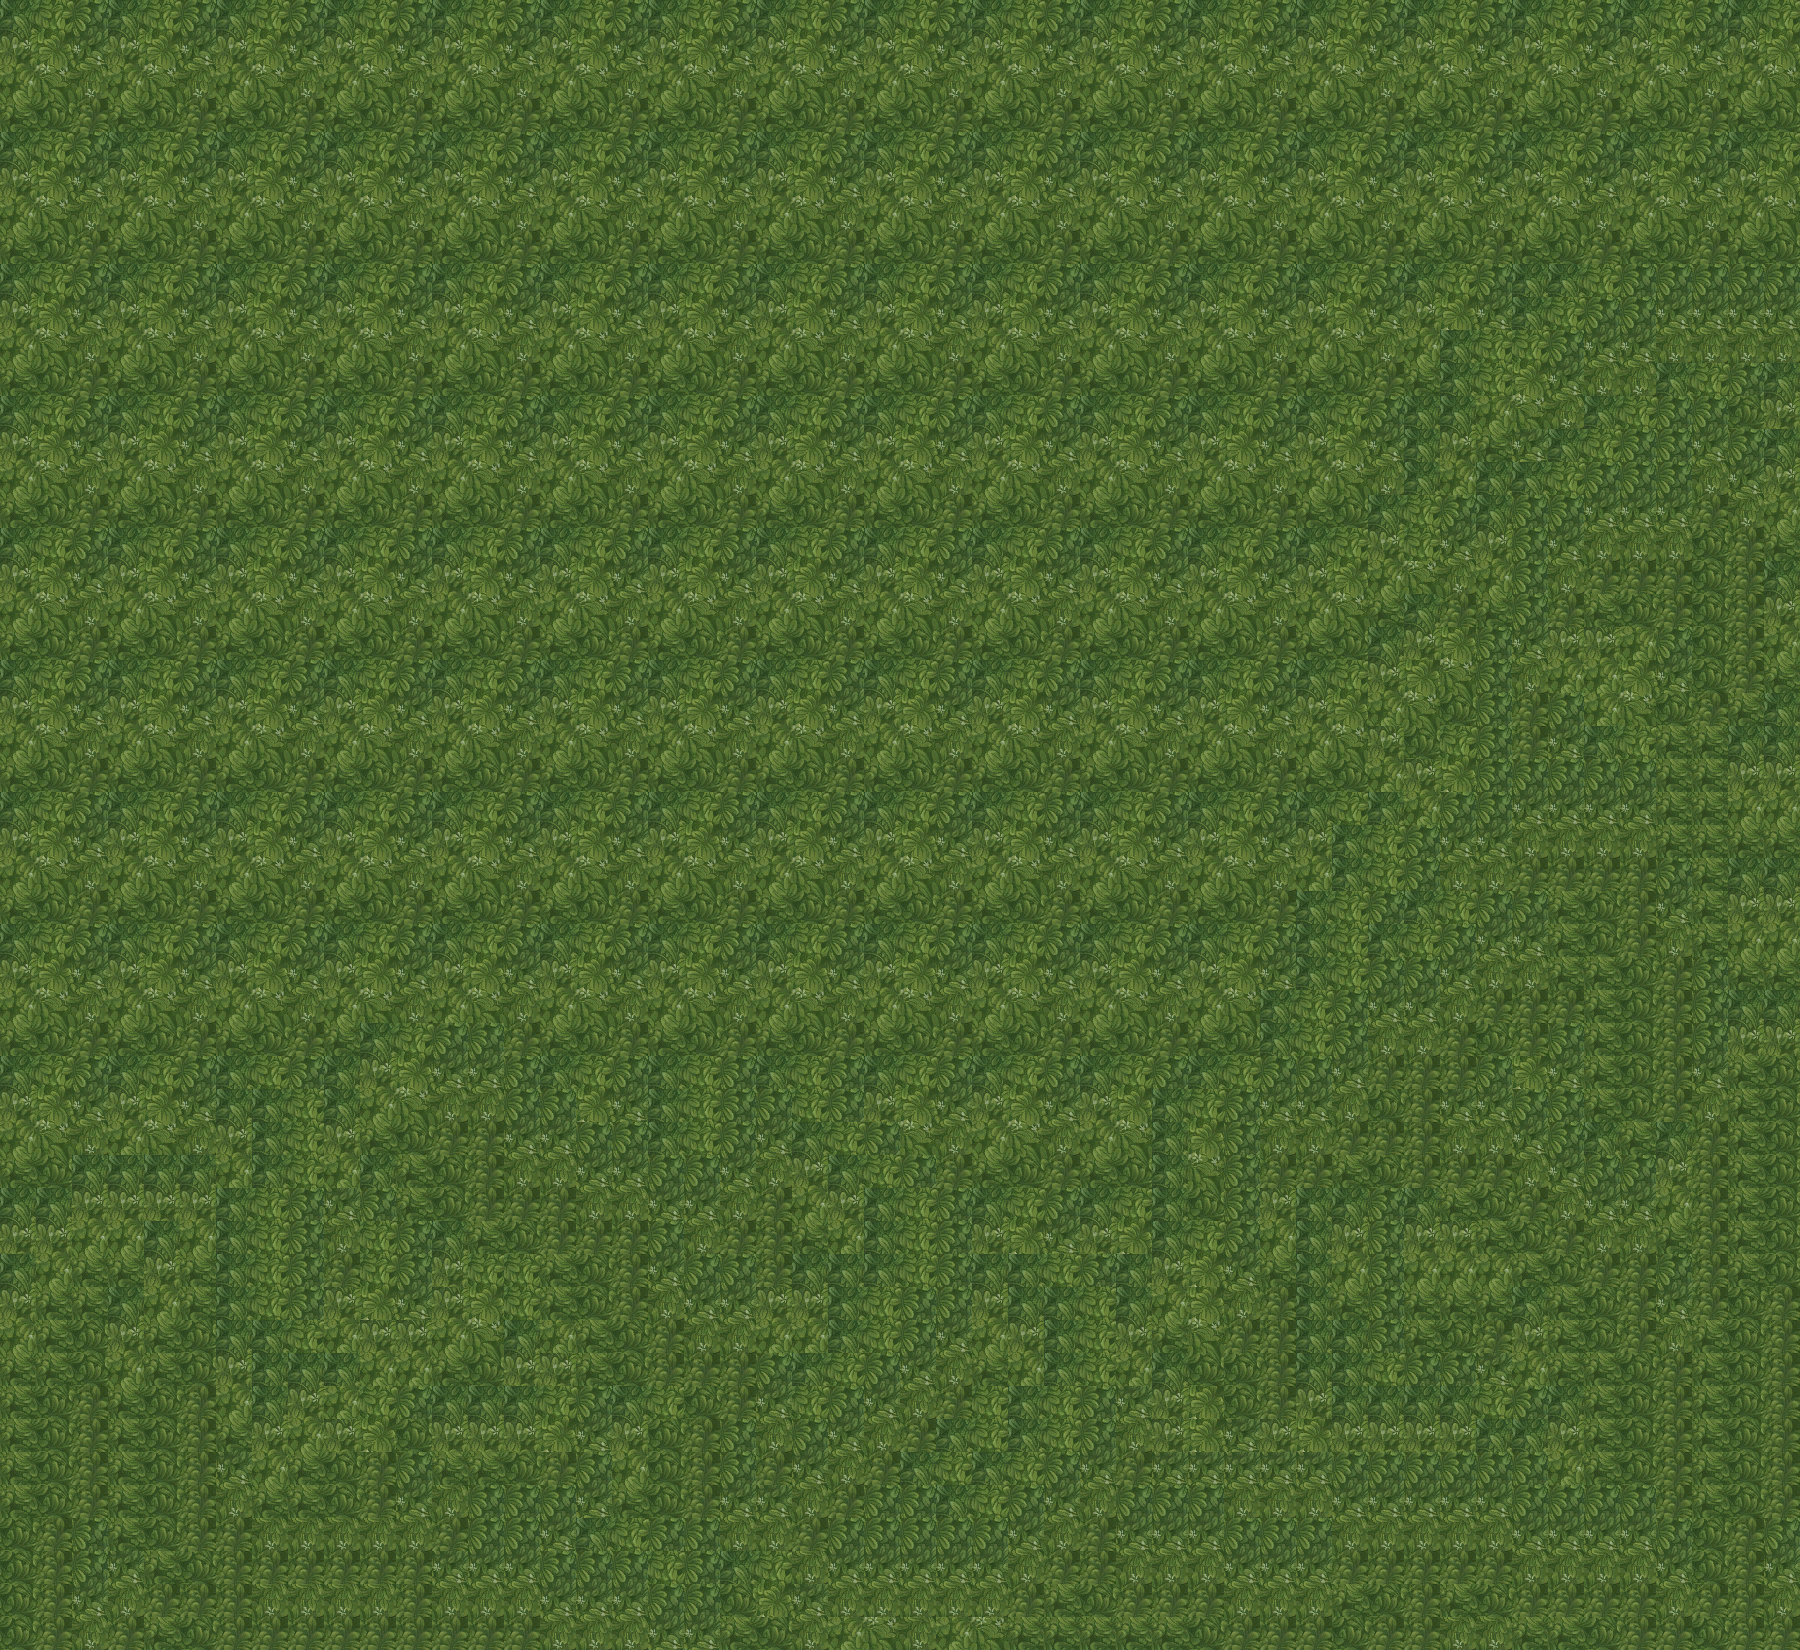

Below is a game level as drawn by its tile map, then a one-line description and the .tmx file that defines it, in full:
An orthogonal 50x50 tile map with 36x33 px tiles, 1 tile layer (Tile Layer 1).

<map version="1.2" tiledversion="1.3.1" orientation="orthogonal" renderorder="right-down" compressionlevel="-1" width="50" height="50" tilewidth="36" tileheight="33" infinite="0" nextlayerid="2" nextobjectid="1">
 <tileset firstgid="1" source="Grass_01.tsx" />
 <layer id="1" name="Tile Layer 1" width="50" height="50">
  <data encoding="csv">
1,2,3,1,2,3,1,2,3,1,2,3,1,2,3,1,2,3,1,2,3,1,2,3,1,2,3,1,2,3,1,2,3,1,2,3,1,2,3,1,2,3,1,2,3,1,2,3,1,2,
15,16,17,15,16,17,15,16,17,15,16,17,15,16,17,15,16,17,15,16,17,15,16,17,15,16,17,15,16,17,15,16,17,15,16,17,15,16,17,15,16,17,15,16,17,15,16,17,15,16,
29,30,31,29,30,31,29,30,31,29,30,31,29,30,31,29,30,31,29,30,31,29,30,31,29,30,31,29,30,31,29,30,31,29,30,31,29,30,31,29,30,31,29,30,31,29,30,31,29,30,
43,44,45,43,44,45,43,44,45,43,44,45,43,44,45,43,44,45,43,44,45,43,44,45,43,44,45,43,44,45,43,44,45,43,44,45,43,44,45,43,44,45,43,44,45,43,44,45,43,44,
1,2,3,1,2,3,1,2,3,1,2,3,1,2,3,1,2,3,1,2,3,1,2,3,1,2,3,1,2,3,1,2,3,1,2,3,1,2,3,1,2,3,1,2,3,1,2,3,1,2,
15,16,17,15,16,17,15,16,17,15,16,17,15,16,17,15,16,17,15,16,17,15,16,17,15,16,17,15,16,17,15,16,17,15,16,17,15,16,17,15,16,17,15,16,17,15,16,17,15,16,
29,30,31,29,30,31,29,30,31,29,30,31,29,30,31,29,30,31,29,30,31,29,30,31,29,30,31,29,30,31,29,30,31,29,30,31,29,30,31,29,30,31,29,30,31,29,30,31,29,30,
43,44,45,43,44,45,43,44,45,43,44,45,43,44,45,43,44,45,43,44,45,43,44,45,43,44,45,43,44,45,43,44,45,43,44,45,43,44,45,43,44,45,43,44,45,43,44,45,43,44,
1,2,3,1,2,3,1,2,3,1,2,3,1,2,3,1,2,3,1,2,3,1,2,3,1,2,3,1,2,3,1,2,3,1,2,3,1,2,3,1,2,3,1,1,2,3,3,3,3,3,
15,16,17,15,16,17,15,16,17,15,16,17,15,16,17,15,16,17,15,16,17,15,16,17,15,16,17,15,16,17,15,16,17,15,16,17,15,16,17,15,16,17,1,2,3,3,17,17,17,17,
29,30,31,29,30,31,29,30,31,29,30,31,29,30,31,29,30,31,29,30,31,29,30,31,29,30,31,29,30,31,29,30,31,29,30,31,29,30,31,29,1,2,2,3,17,17,31,31,31,31,
43,44,45,43,44,45,43,44,45,43,44,45,43,44,45,43,44,45,43,44,45,43,44,45,43,44,45,43,44,45,43,44,45,43,44,45,43,44,45,43,1,2,16,17,31,31,1,2,3,1,
1,2,3,1,2,3,1,2,3,1,2,3,1,2,3,1,2,3,1,2,3,1,2,3,1,2,3,1,2,3,1,2,3,1,2,3,1,2,3,1,1,29,30,31,1,2,3,3,44,15,
15,16,17,15,16,17,15,16,17,15,16,17,15,16,17,15,16,17,15,16,17,15,16,17,15,16,17,15,16,17,15,16,17,15,16,17,15,16,17,1,15,43,17,1,2,3,3,17,3,1,
29,30,31,29,30,31,29,30,31,29,30,31,29,30,31,29,30,31,29,30,31,29,30,31,29,30,31,29,30,31,29,30,31,29,30,31,29,30,31,1,29,1,1,2,3,3,3,31,17,15,
43,44,45,43,44,45,43,44,45,43,44,45,43,44,45,43,44,45,43,44,45,43,44,45,43,44,45,43,44,45,43,44,45,43,44,45,43,44,1,2,3,1,3,3,17,17,17,45,31,29,
1,2,3,1,2,3,1,2,3,1,2,3,1,2,3,1,2,3,1,2,3,1,2,3,1,2,3,1,2,3,1,2,3,1,2,3,1,2,15,2,17,15,3,17,31,31,31,44,45,43,
15,16,17,15,16,17,15,16,17,15,16,17,15,16,17,15,16,17,15,16,17,15,16,17,15,16,17,15,16,17,15,16,17,15,16,17,15,16,29,30,31,29,3,31,45,45,45,44,45,1,
29,30,31,29,30,31,29,30,31,29,30,31,29,30,31,29,30,31,29,30,31,29,30,31,29,30,31,29,30,31,29,30,31,29,30,31,29,30,43,1,45,43,3,45,43,44,45,44,45,15,
43,44,45,43,44,45,43,44,45,43,44,45,43,44,45,43,44,45,43,44,45,43,44,45,43,44,45,43,44,45,43,44,45,43,44,45,43,44,1,15,16,3,17,15,15,29,3,44,45,29,
1,2,3,1,2,3,1,2,3,1,2,3,1,2,3,1,2,3,1,2,3,1,2,3,1,2,3,1,2,3,1,2,3,1,2,3,1,2,15,16,30,3,31,29,29,16,17,44,45,43,
15,16,17,15,16,17,15,16,17,15,16,17,15,16,17,15,16,17,15,16,17,15,16,17,15,16,17,15,16,17,15,16,17,15,16,17,15,16,29,30,44,3,45,3,29,30,44,45,43,1,
29,30,31,29,30,31,29,30,31,29,30,31,29,30,31,29,30,31,29,30,31,29,30,31,29,30,31,29,30,31,29,30,31,29,30,31,29,30,15,44,2,3,45,17,1,2,43,43,1,1,
43,44,45,43,44,45,43,44,45,43,44,45,43,44,45,43,44,45,43,44,45,43,44,45,43,44,45,43,44,45,43,44,45,43,44,45,43,44,29,15,16,3,3,3,3,3,43,43,15,15,
1,2,3,1,2,3,1,2,3,1,2,3,1,2,3,1,2,3,1,2,3,1,2,3,1,2,3,1,2,3,1,2,3,1,2,3,1,2,1,29,3,3,17,17,17,17,43,43,29,29,
15,16,17,15,16,17,15,16,17,15,16,17,15,16,17,15,16,17,15,16,17,15,16,17,15,16,17,15,16,17,15,16,17,15,16,17,15,1,2,3,17,17,31,31,31,31,43,43,43,43,
29,30,31,29,30,31,29,30,31,29,30,31,29,30,31,29,30,31,29,30,31,29,30,31,29,30,31,29,30,31,29,30,31,29,30,31,29,1,2,3,31,31,45,45,45,45,3,43,1,1,
43,44,45,43,44,45,43,44,45,43,44,45,43,44,45,43,44,45,43,44,45,43,44,45,43,44,45,43,44,45,43,44,45,43,44,45,1,2,3,1,2,3,3,43,44,45,17,43,15,15,
1,2,3,1,2,3,1,2,3,1,2,3,1,2,3,1,2,3,1,2,3,1,2,3,1,2,3,1,2,3,1,2,3,1,2,3,1,2,1,2,3,17,17,43,44,45,31,43,29,29,
15,16,17,15,16,17,15,16,17,15,16,17,15,16,17,15,16,17,15,16,17,15,16,17,15,16,17,15,16,17,15,16,17,15,16,17,1,2,3,3,17,31,31,43,43,44,45,3,43,43,
29,30,31,29,30,31,29,30,31,29,30,31,29,30,31,29,30,31,29,30,31,29,30,31,29,30,31,29,30,31,29,30,31,29,30,1,2,3,17,17,31,45,45,45,43,44,45,3,1,1,
43,44,45,43,44,45,43,44,45,43,1,2,3,3,45,43,44,45,43,44,45,43,44,45,43,44,45,43,44,45,43,44,45,43,44,1,2,3,31,31,45,44,45,3,43,44,45,3,15,15,
1,2,3,1,2,3,1,2,3,1,15,16,17,17,3,1,2,3,1,2,3,1,2,3,1,2,3,1,2,3,1,2,3,1,2,3,3,17,45,45,45,3,16,17,43,44,45,17,43,44,
15,16,17,15,16,17,1,1,2,1,29,30,31,31,3,3,16,17,1,2,3,3,2,3,15,16,17,15,16,17,15,16,1,2,3,17,17,31,44,45,17,17,3,3,43,44,45,31,43,44,
29,30,31,29,30,31,15,1,2,15,43,44,45,45,17,17,3,3,1,2,3,17,1,2,3,30,31,29,30,31,29,30,1,16,3,31,31,45,45,45,31,31,17,3,1,43,1,45,43,44,
43,44,1,1,1,1,29,1,2,29,1,43,44,45,31,31,17,17,3,3,17,31,15,1,2,3,45,43,44,45,43,44,1,30,3,45,45,43,44,45,45,45,31,17,3,3,15,45,43,44,
1,1,15,15,15,15,1,2,3,17,3,43,44,45,45,45,31,31,17,17,31,45,29,15,1,2,3,1,2,3,1,2,1,44,3,15,1,1,3,1,43,44,45,31,17,17,29,45,43,44,
15,15,29,29,1,29,1,2,3,31,2,3,1,43,44,45,45,45,3,31,45,45,43,29,1,2,3,15,16,17,15,16,1,2,3,29,1,15,3,15,15,43,44,45,31,31,43,45,43,44,
1,29,43,43,15,43,1,2,3,45,2,3,15,2,2,43,44,45,17,3,3,45,1,1,1,2,3,1,1,2,3,1,15,16,17,43,1,29,3,29,29,29,43,44,45,45,3,45,43,44,
15,43,43,1,29,43,1,2,3,15,16,17,15,16,2,43,44,45,31,17,17,15,15,1,2,3,3,15,1,1,2,1,29,16,31,45,1,43,3,43,43,43,1,43,44,45,17,45,44,45,
29,43,44,15,43,44,1,1,2,29,15,15,29,30,1,29,43,44,45,31,31,29,29,1,2,3,17,29,15,1,2,15,43,30,45,45,1,1,3,43,44,45,15,43,44,45,31,43,44,45,
43,43,44,29,43,44,15,1,1,1,29,29,43,44,15,15,43,44,45,45,45,3,1,2,3,17,31,43,29,1,2,29,1,44,44,45,1,1,2,3,3,17,29,43,43,44,45,43,44,45,
43,44,45,43,44,45,29,1,15,29,2,3,1,1,1,2,3,1,2,44,45,17,2,3,17,31,45,2,1,2,3,17,15,16,44,45,15,1,1,1,1,2,3,1,43,44,45,43,44,45,
43,44,45,43,44,45,43,15,29,15,16,44,15,15,15,16,17,15,44,45,3,31,3,17,31,45,1,2,1,2,3,31,15,16,17,15,16,15,15,15,15,1,1,15,43,44,45,43,44,45,
43,44,45,43,44,45,17,29,43,44,45,3,43,43,44,45,3,29,44,45,3,45,17,31,45,1,2,1,2,3,17,45,17,17,17,17,17,3,3,3,3,3,3,29,43,44,45,43,44,45,
43,44,45,43,44,45,31,43,43,44,45,17,31,3,3,3,17,43,44,45,17,17,31,45,3,3,1,2,3,17,31,3,3,3,31,31,31,17,17,17,17,17,3,3,3,3,45,43,44,45,
44,45,3,43,44,45,45,31,31,31,31,31,45,3,3,17,1,2,3,3,31,31,45,3,3,3,3,3,17,31,45,17,17,17,3,3,3,31,31,31,31,31,17,17,17,17,3,44,45,3,
44,45,3,17,43,44,45,45,45,45,45,45,17,17,17,3,3,3,2,3,1,2,31,17,17,17,17,17,31,45,45,31,31,31,17,17,17,45,45,45,45,45,31,31,31,31,17,44,45,17,
44,45,17,31,45,45,45,31,31,31,31,45,31,31,31,17,17,17,3,3,44,16,17,31,31,31,31,31,45,43,44,45,45,45,31,31,31,43,44,45,43,44,45,45,45,45,31,45,45,31,
44,45,31,45,43,44,45,45,45,45,45,45,45,45,45,31,31,31,17,17,43,44,31,29,30,31,29,30,43,43,43,43,43,44,45,45,45,44,45,45,31,31,43,43,44,45,45,44,45,45
</data>
 </layer>
</map>
